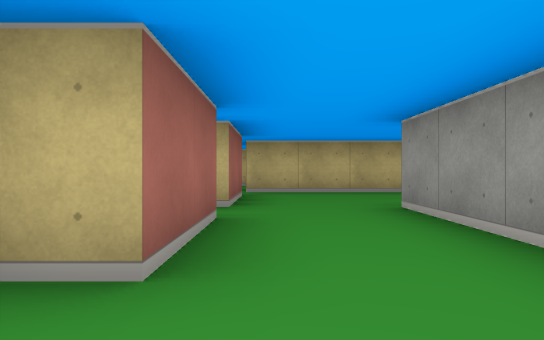
view 1 (above)

12 first-person views from a walk through a cub3D ray-caster map. The camera is about half as high as the walls, looks level and sees 70° across. The floor is counted in squares. Each view is taken from the middle of a square. On the plan, view 1 faces up. The plan holds only what a view shows up to about 9 squares ahead; the rest is blank.

view 2
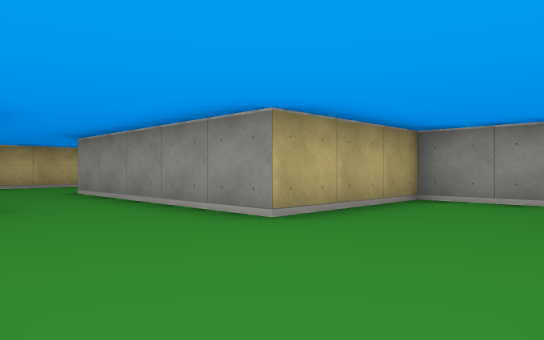

view 3
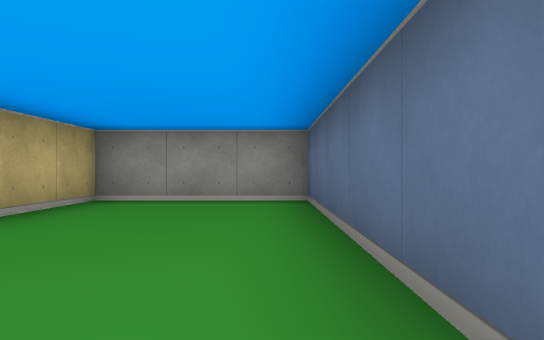

view 4
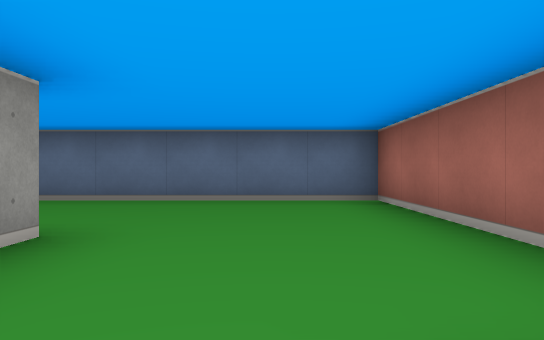

view 5
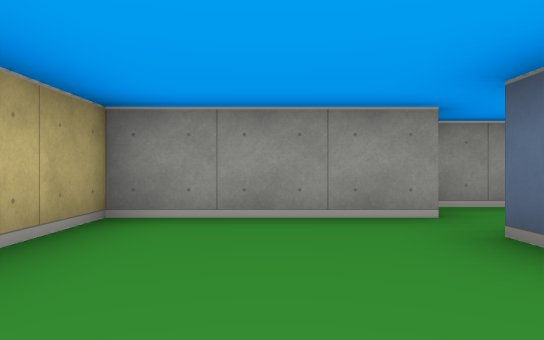

view 6
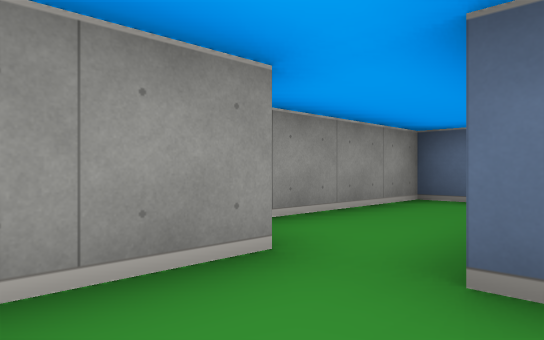

view 7
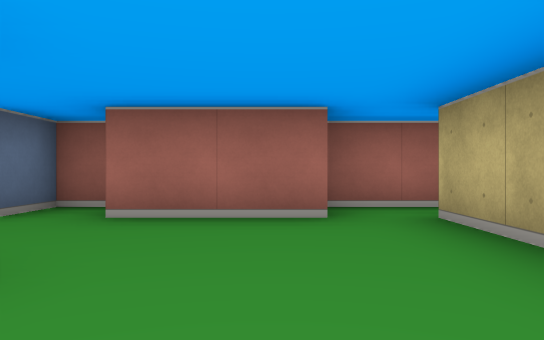

view 8
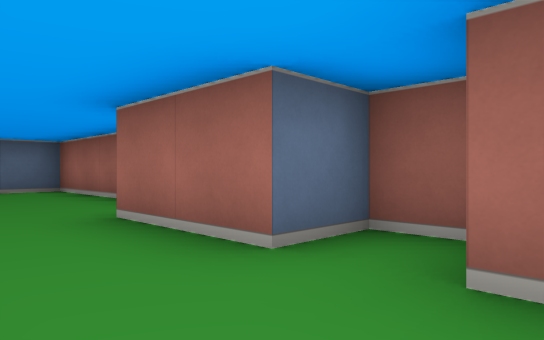

view 9
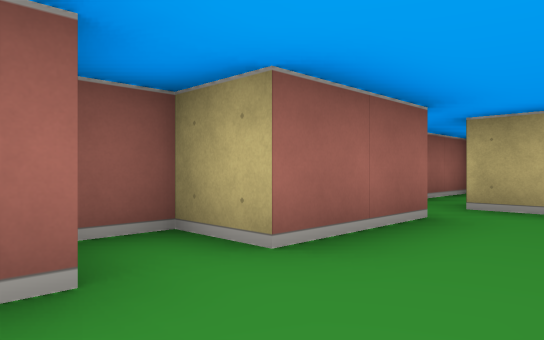

view 10
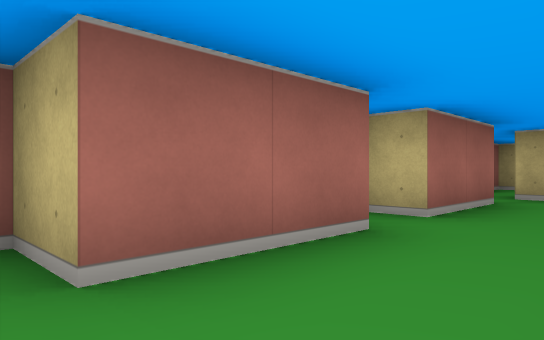

view 11
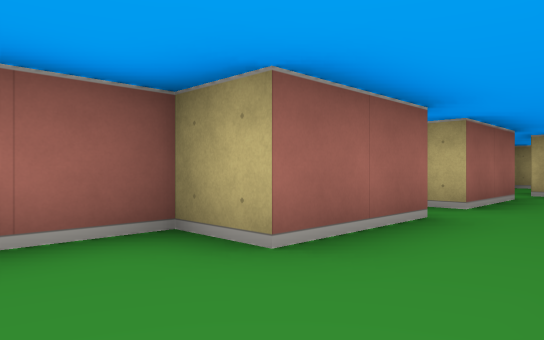

view 12
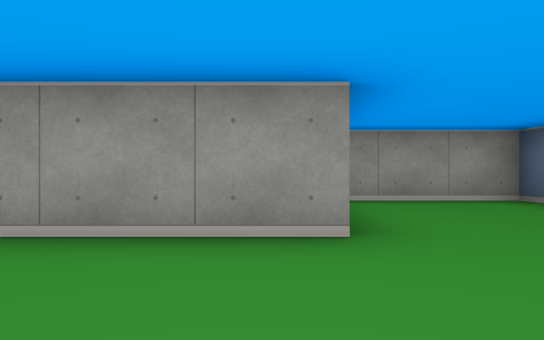

### Floor plan
Points are (right, up) in squares from view 1. A wall is a line through its corners. A room is listed if a view was taken in it or the views show most of it. See-through windows are left out.
Room 1 (views 1, 2, 3, 4, 5, 6, 7, 8, 9, 10, 11, 12)
walls: (3.5, 4.4) (3.5, 7.5) (-0.5, 7.5); (-0.5, 6.6) (-0.5, 4.5) (-1.5, 4.5) (-1.5, 3.5) (-0.5, 3.5) (-0.5, 1.5) (-1.5, 1.5) (-1.5, -3.5) (4.5, -3.5) (4.5, -0.5) (1.5, -0.5) (1.5, 4.5); (-1.5, 7.6) (-1.5, 6.6)
ways out: opening at (3, 4) to room 2; opening at (-1, 8)
Room 2 (no view inside)
walls: (3.8, 0.5) (4.5, 0.5) (4.5, 4.1)
ways out: opening at (3, 4) to room 1

Where each view was taken, in squares from view 1:
view 1: 0 up, 0 right, facing up
view 2: 3 down, 1 left, facing up-right
view 3: 3 down, 1 left, facing right
view 4: 2 up, 0 right, facing down
view 5: 6 up, 0 right, facing right
view 6: 6 up, 2 right, facing down-right
view 7: 6 up, 3 right, facing left
view 8: 5 up, 1 right, facing down-left
view 9: 3 up, 1 right, facing up-left
view 10: 1 up, 1 right, facing up-left
view 11: 0 up, 1 right, facing up-left
view 12: 0 up, 1 left, facing right
